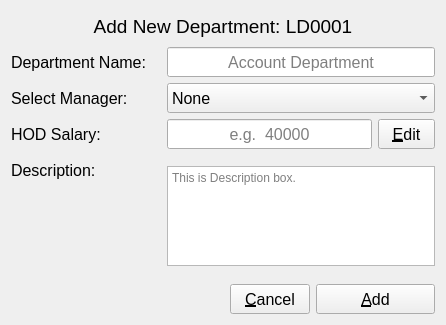
<?xml version="1.0" encoding="UTF-8"?>
<ui version="4.0">
 <class>NewDepartment</class>
 <widget class="QWidget" name="NewDepartment">
  <property name="geometry">
   <rect>
    <x>0</x>
    <y>0</y>
    <width>446</width>
    <height>325</height>
   </rect>
  </property>
  <property name="sizePolicy">
   <sizepolicy hsizetype="Preferred" vsizetype="Preferred">
    <horstretch>0</horstretch>
    <verstretch>0</verstretch>
   </sizepolicy>
  </property>
  <property name="minimumSize">
   <size>
    <width>0</width>
    <height>0</height>
   </size>
  </property>
  <property name="maximumSize">
   <size>
    <width>16777215</width>
    <height>16777215</height>
   </size>
  </property>
  <property name="windowTitle">
   <string>Add New Department</string>
  </property>
  <layout class="QGridLayout" name="gridLayout">
   <item row="0" column="0" colspan="5">
    <widget class="QLabel" name="titleLabel">
     <property name="sizePolicy">
      <sizepolicy hsizetype="Preferred" vsizetype="Fixed">
       <horstretch>0</horstretch>
       <verstretch>0</verstretch>
      </sizepolicy>
     </property>
     <property name="minimumSize">
      <size>
       <width>0</width>
       <height>30</height>
      </size>
     </property>
     <property name="maximumSize">
      <size>
       <width>16777215</width>
       <height>30</height>
      </size>
     </property>
     <property name="font">
      <font>
       <pointsize>14</pointsize>
      </font>
     </property>
     <property name="text">
      <string>Add New Department: LD0001</string>
     </property>
     <property name="alignment">
      <set>Qt::AlignCenter</set>
     </property>
     <property name="wordWrap">
      <bool>true</bool>
     </property>
    </widget>
   </item>
   <item row="1" column="0">
    <widget class="QLabel" name="depNameLabel">
     <property name="sizePolicy">
      <sizepolicy hsizetype="Preferred" vsizetype="Fixed">
       <horstretch>0</horstretch>
       <verstretch>0</verstretch>
      </sizepolicy>
     </property>
     <property name="minimumSize">
      <size>
       <width>150</width>
       <height>30</height>
      </size>
     </property>
     <property name="maximumSize">
      <size>
       <width>16777215</width>
       <height>30</height>
      </size>
     </property>
     <property name="font">
      <font>
       <pointsize>12</pointsize>
      </font>
     </property>
     <property name="text">
      <string>Department Name:</string>
     </property>
     <property name="wordWrap">
      <bool>true</bool>
     </property>
    </widget>
   </item>
   <item row="1" column="1" colspan="4">
    <widget class="QLineEdit" name="depNameEdit">
     <property name="sizePolicy">
      <sizepolicy hsizetype="Preferred" vsizetype="Fixed">
       <horstretch>0</horstretch>
       <verstretch>0</verstretch>
      </sizepolicy>
     </property>
     <property name="minimumSize">
      <size>
       <width>0</width>
       <height>30</height>
      </size>
     </property>
     <property name="maximumSize">
      <size>
       <width>16777215</width>
       <height>30</height>
      </size>
     </property>
     <property name="font">
      <font>
       <pointsize>12</pointsize>
      </font>
     </property>
     <property name="toolTip">
      <string>enter name of department</string>
     </property>
     <property name="alignment">
      <set>Qt::AlignCenter</set>
     </property>
     <property name="placeholderText">
      <string>Account Department</string>
     </property>
    </widget>
   </item>
   <item row="2" column="0">
    <widget class="QLabel" name="mangLabel">
     <property name="sizePolicy">
      <sizepolicy hsizetype="Preferred" vsizetype="Fixed">
       <horstretch>0</horstretch>
       <verstretch>0</verstretch>
      </sizepolicy>
     </property>
     <property name="minimumSize">
      <size>
       <width>150</width>
       <height>30</height>
      </size>
     </property>
     <property name="maximumSize">
      <size>
       <width>16777215</width>
       <height>30</height>
      </size>
     </property>
     <property name="font">
      <font>
       <pointsize>12</pointsize>
      </font>
     </property>
     <property name="text">
      <string>Select Manager:</string>
     </property>
     <property name="wordWrap">
      <bool>true</bool>
     </property>
    </widget>
   </item>
   <item row="2" column="1" colspan="4">
    <widget class="QComboBox" name="mangBox">
     <property name="sizePolicy">
      <sizepolicy hsizetype="Preferred" vsizetype="Fixed">
       <horstretch>0</horstretch>
       <verstretch>0</verstretch>
      </sizepolicy>
     </property>
     <property name="minimumSize">
      <size>
       <width>0</width>
       <height>30</height>
      </size>
     </property>
     <property name="maximumSize">
      <size>
       <width>16777215</width>
       <height>30</height>
      </size>
     </property>
     <property name="font">
      <font>
       <pointsize>12</pointsize>
      </font>
     </property>
     <property name="cursor">
      <cursorShape>PointingHandCursor</cursorShape>
     </property>
     <property name="toolTip">
      <string>select manager for new department</string>
     </property>
     <item>
      <property name="text">
       <string>None</string>
      </property>
     </item>
    </widget>
   </item>
   <item row="3" column="0">
    <widget class="QLabel" name="salaryLabel">
     <property name="sizePolicy">
      <sizepolicy hsizetype="Preferred" vsizetype="Fixed">
       <horstretch>0</horstretch>
       <verstretch>0</verstretch>
      </sizepolicy>
     </property>
     <property name="minimumSize">
      <size>
       <width>150</width>
       <height>30</height>
      </size>
     </property>
     <property name="maximumSize">
      <size>
       <width>16777215</width>
       <height>30</height>
      </size>
     </property>
     <property name="font">
      <font>
       <pointsize>12</pointsize>
      </font>
     </property>
     <property name="text">
      <string>HOD Salary:</string>
     </property>
     <property name="wordWrap">
      <bool>true</bool>
     </property>
    </widget>
   </item>
   <item row="3" column="1" colspan="3">
    <widget class="QLineEdit" name="salaryEdit">
     <property name="sizePolicy">
      <sizepolicy hsizetype="Preferred" vsizetype="Fixed">
       <horstretch>0</horstretch>
       <verstretch>0</verstretch>
      </sizepolicy>
     </property>
     <property name="minimumSize">
      <size>
       <width>0</width>
       <height>30</height>
      </size>
     </property>
     <property name="maximumSize">
      <size>
       <width>16777215</width>
       <height>30</height>
      </size>
     </property>
     <property name="font">
      <font>
       <pointsize>12</pointsize>
      </font>
     </property>
     <property name="toolTip">
      <string>enter salary of new department head</string>
     </property>
     <property name="alignment">
      <set>Qt::AlignCenter</set>
     </property>
     <property name="placeholderText">
      <string>e.g.  40000</string>
     </property>
    </widget>
   </item>
   <item row="3" column="4">
    <widget class="QToolButton" name="editButton">
     <property name="sizePolicy">
      <sizepolicy hsizetype="Preferred" vsizetype="Fixed">
       <horstretch>0</horstretch>
       <verstretch>0</verstretch>
      </sizepolicy>
     </property>
     <property name="minimumSize">
      <size>
       <width>0</width>
       <height>30</height>
      </size>
     </property>
     <property name="maximumSize">
      <size>
       <width>16777215</width>
       <height>30</height>
      </size>
     </property>
     <property name="font">
      <font>
       <pointsize>12</pointsize>
      </font>
     </property>
     <property name="cursor">
      <cursorShape>PointingHandCursor</cursorShape>
     </property>
     <property name="toolTip">
      <string>press to edit new department head salary</string>
     </property>
     <property name="text">
      <string>&amp;Edit</string>
     </property>
    </widget>
   </item>
   <item row="4" column="0">
    <widget class="QLabel" name="descLabel">
     <property name="sizePolicy">
      <sizepolicy hsizetype="Preferred" vsizetype="Fixed">
       <horstretch>0</horstretch>
       <verstretch>0</verstretch>
      </sizepolicy>
     </property>
     <property name="minimumSize">
      <size>
       <width>150</width>
       <height>30</height>
      </size>
     </property>
     <property name="maximumSize">
      <size>
       <width>16777215</width>
       <height>30</height>
      </size>
     </property>
     <property name="font">
      <font>
       <pointsize>12</pointsize>
      </font>
     </property>
     <property name="text">
      <string>Description:</string>
     </property>
     <property name="wordWrap">
      <bool>true</bool>
     </property>
    </widget>
   </item>
   <item row="4" column="1" rowspan="2" colspan="4">
    <widget class="QTextEdit" name="descBox">
     <property name="sizePolicy">
      <sizepolicy hsizetype="Preferred" vsizetype="Fixed">
       <horstretch>0</horstretch>
       <verstretch>0</verstretch>
      </sizepolicy>
     </property>
     <property name="minimumSize">
      <size>
       <width>0</width>
       <height>100</height>
      </size>
     </property>
     <property name="maximumSize">
      <size>
       <width>16777215</width>
       <height>100</height>
      </size>
     </property>
     <property name="toolTip">
      <string>enter short description about new department in 500 words</string>
     </property>
     <property name="placeholderText">
      <string>This is Description box.</string>
     </property>
    </widget>
   </item>
   <item row="5" column="0">
    <spacer name="verticalSpacer">
     <property name="orientation">
      <enum>Qt::Vertical</enum>
     </property>
     <property name="sizeHint" stdset="0">
      <size>
       <width>20</width>
       <height>88</height>
      </size>
     </property>
    </spacer>
   </item>
   <item row="6" column="0" colspan="2">
    <spacer name="horizontalSpacer">
     <property name="orientation">
      <enum>Qt::Horizontal</enum>
     </property>
     <property name="sizeHint" stdset="0">
      <size>
       <width>209</width>
       <height>20</height>
      </size>
     </property>
    </spacer>
   </item>
   <item row="6" column="2">
    <widget class="QPushButton" name="cancelButton">
     <property name="sizePolicy">
      <sizepolicy hsizetype="Preferred" vsizetype="Fixed">
       <horstretch>0</horstretch>
       <verstretch>0</verstretch>
      </sizepolicy>
     </property>
     <property name="minimumSize">
      <size>
       <width>0</width>
       <height>30</height>
      </size>
     </property>
     <property name="maximumSize">
      <size>
       <width>16777215</width>
       <height>30</height>
      </size>
     </property>
     <property name="font">
      <font>
       <pointsize>12</pointsize>
      </font>
     </property>
     <property name="cursor">
      <cursorShape>PointingHandCursor</cursorShape>
     </property>
     <property name="toolTip">
      <string>press to cancel adding new department to dairy</string>
     </property>
     <property name="text">
      <string>&amp;Cancel</string>
     </property>
    </widget>
   </item>
   <item row="6" column="3" colspan="2">
    <widget class="QPushButton" name="addButton">
     <property name="sizePolicy">
      <sizepolicy hsizetype="Preferred" vsizetype="Fixed">
       <horstretch>0</horstretch>
       <verstretch>0</verstretch>
      </sizepolicy>
     </property>
     <property name="minimumSize">
      <size>
       <width>0</width>
       <height>30</height>
      </size>
     </property>
     <property name="maximumSize">
      <size>
       <width>16777215</width>
       <height>30</height>
      </size>
     </property>
     <property name="font">
      <font>
       <pointsize>12</pointsize>
      </font>
     </property>
     <property name="cursor">
      <cursorShape>PointingHandCursor</cursorShape>
     </property>
     <property name="toolTip">
      <string>click to add new department in dairy</string>
     </property>
     <property name="text">
      <string>&amp;Add</string>
     </property>
    </widget>
   </item>
  </layout>
 </widget>
 <resources/>
 <connections/>
</ui>
